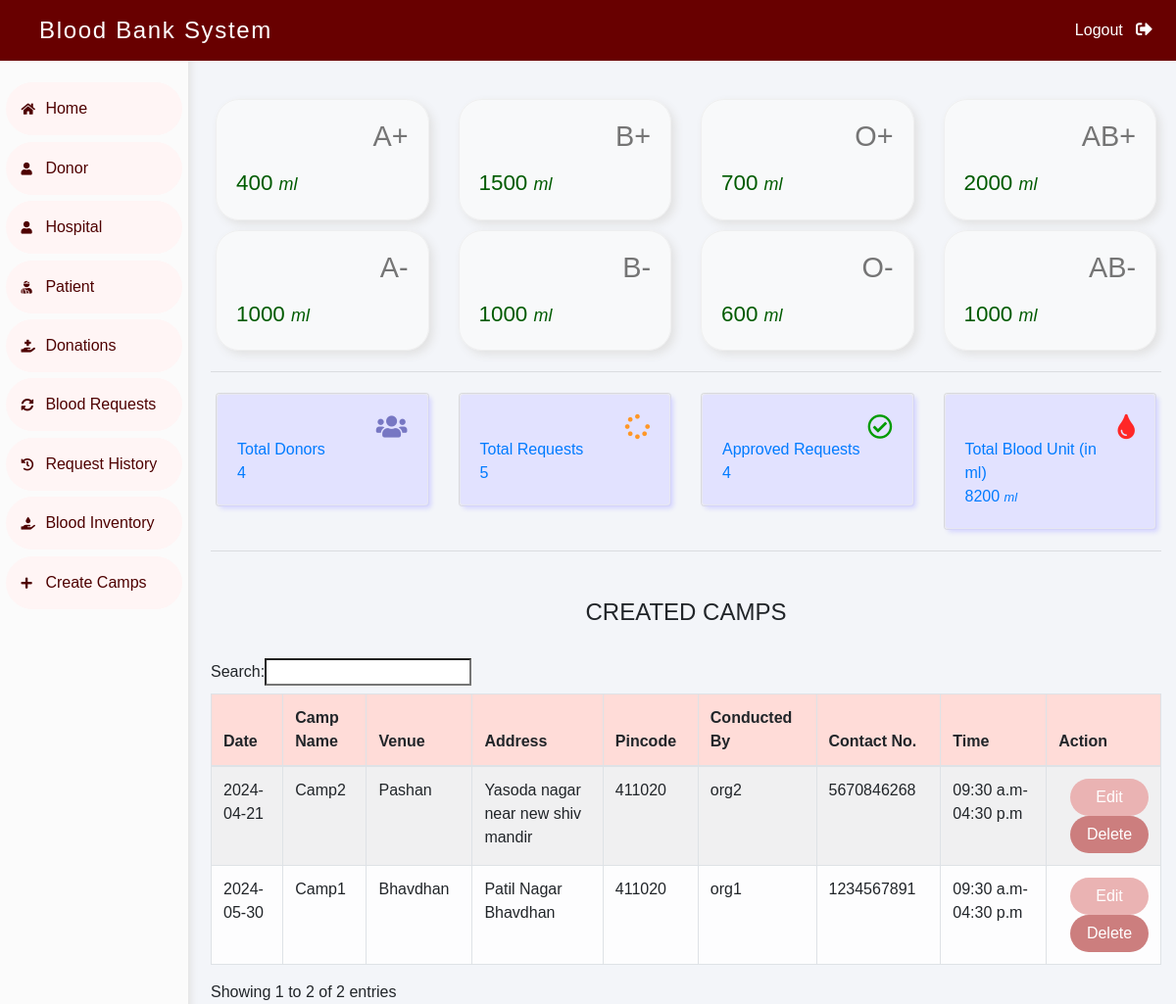
/admin-dashboard (signed in), run on the app's committed database.
### blood/models.py (models this page shows, shortened)
class Stock(models.Model):
    bloodgroup=models.CharField(
        max_length=10
    )
    unit=models.PositiveIntegerField(
        default=0
    )

class DonationCamp(models.Model):
    camp_name = models.CharField(
        max_length=50,
        null=True
    )
    camp_venue = models.CharField(
        max_length=50,
        null=True
    )
    address = models.CharField(
        max_length=50,
        null=True
    )
    pincode = models.CharField(
        max_length=50,
        null=True
    )
    organizer = models.CharField(
        max_length=50,
        null=True
    )
    contact_number = models.CharField(
        max_length=50,
        null=True
    )
    date = models.CharField(
        max_length=50,
        null=True
    )
    starttime = models.CharField(
        max_length=50,
        null=True
    )
    endtime = models.CharField(
        max_length=50,
        null=True
    )

### blood/views.py (the view)
# urls.py: path('admin-dashboard', views.admin_dashboard_view,name='admin-dashboard'),
@login_required(login_url='adminlogin')
def admin_dashboard_view(request):
    totalunit=models.Stock.objects.aggregate(Sum('unit'))
    dict={
        'A1':models.Stock.objects.get(bloodgroup="A+"),
        'A2':models.Stock.objects.get(bloodgroup="A-"),
        'B1':models.Stock.objects.get(bloodgroup="B+"),
        'B2':models.Stock.objects.get(bloodgroup="B-"),
        'AB1':models.Stock.objects.get(bloodgroup="AB+"),
        'AB2':models.Stock.objects.get(bloodgroup="AB-"),
        'O1':models.Stock.objects.get(bloodgroup="O+"),
        'O2':models.Stock.objects.get(bloodgroup="O-"),
        'totaldonors':dmodels.Donor.objects.all().count(),
        'totalbloodunit':totalunit['unit__sum'],
        'totalrequest':models.BloodRequest.objects.all().count(),
        'totalapprovedrequest':models.BloodRequest.objects.all().filter(status='Approved').count()
    }
    camps = models.DonationCamp.objects.all()
    return render(request,'blood/admin_dashboard.html', {'details':dict,'camps':camps})

### templates/blood/admin_dashboard.html (shortened to what this page needs)
{% extends 'blood/adminbase.html' %}
{% block content %}
<br><br>
<div class="container">
    <div class="row">
        <div class="col-sm-3">
            <div class="card bg-light">
                <div class="card-body">
                    <div class="blood">
                        <h2>A+ </h2>
                    </div><br><br>
                    <div class="amount">
                        {{details.A1.unit}} <i>ml</i>
                    </div>
                </div>
            </div>
        </div>
        <div class="col-sm-3">
            <div class="card bg-light">
                <div class="card-body">
                    <div class="blood">
                        <h2>B+ </h2>
                    </div><br><br>
                    <div class="amount">
                        {{details.B1.unit}} <i>ml</i>
                    </div>
                </div>
              </div>
        </div>
        <div class="col-sm-3">
            <div class="card bg-light">
                <div class="card-body">
                    <div class="blood">
                        <h2>O+ </h2>
                    </div><br><br>
                    <div class="amount">
                        {{details.O1.unit}} <i>ml</i>
                    </div>
                </div>
              </div>
          </div>
          <div class="col-sm-3">
            <div class="card bg-light">
                <div class="card-body">
                    <div class="blood">
                        <h2>AB+ </h2>
                    </div><br><br>
                    <div class="amount">
                        {{details.AB1.unit}} <i>ml</i>
                    </div>
                </div>
              </div>
          </div>
      </div>
      <div class="row">
        <div class="col-sm-3">
            <div class="card bg-light">
                <div class="card-body">
                    <div class="blood">
                        <h2>A- </h2>
                    </div><br><br>
                    <div class="amount">
                        {{details.A2.unit}} <i>ml</i>
                    </div>
                </div>
            </div>
        </div>
        <div class="col-sm-3">
            <div class="card bg-light">
                <div class="card-body">
                    <div class="blood">
                        <h2>B- </h2>
                    </div><br><br>
                    <div class="amount">
                        {{details.B2.unit}} <i>ml</i>
                    </div>
                </div>
              </div>
        </div>
        <div class="col-sm-3">
            <div class="card bg-light">
                <div class="card-body">
                    <div class="blood">
                        <h2>O- </h2>
                    </div><br><br>
                    <div class="amount">
                        {{details.O2.unit}} <i>ml</i>
                    </div>
                </div>
              </div>
          </div>
          <div class="col-sm-3">
            <div class="card bg-light">
                <div class="card-body">
                    <div class="blood">
                        <h2>AB- </h2>
                    </div><br><br>
                    <div class="amount">
                        {{details.AB2.unit}} <i>ml</i>
                    </div>
                </div>
              </div>
          </div>
      </div>
<hr>
    <div class="row">
        <div class="col-sm-3">
            <a href="/admin-donor">
                <div class="card bg-light">
                    <div class="card-body otherdetails">
                        <div class="blood">
                            <i class="fas fa-users"></i>
                        </div><br>
                        <div>
                            Total Donors <br>
                            {{details.totaldonors}}
                        </div>
                    </div>
                </div>
            </a>
        </div>
        <div class="col-sm-3">
            <a href="/admin-request-history">
                <div class="card bg-light">
                    <div class="card-body otherdetails">
                        <div class="blood">
                            <i class="fas fa-spinner"  style="color: rgb(255, 151, 39);"></i>
                        </div><br>
                        <div>
                            Total Requests <br>
                           {{details.totalrequest}}
                        </div>
                    </div>
                </div>
            </a>
      </div>
      <div class="col-sm-3">
        <a href="/admin-request-history">
            <div class="card bg-light">
                <div class="card-body otherdetails">
                    <div class="blood">
                        <i class="far fa-check-circle" style="color: rgb(0, 155, 0);"></i>
                    </div><br>
                    <div>
                        Approved Requests <br>
                        {{details.totalapprovedrequest}}
                    </div>
                </div>
            </div>
        </a>
        </div>
        <div class="col-sm-3">
            <a href="#">
                <div class="card bg-light">
                    <div class="card-body otherdetails">
                        <div class="blood">
                            <i class="fas fa-tint xyz" style="color: rgb(255, 39, 39);"></i>
                        </div><br>
                        <div>
                            Total Blood Unit (in ml) <br>
                            {{details.totalbloodunit}} <i>ml</i>
                        </div>
                    </div>
                </div>
            </a>
        </div>
    </div>
<hr>
<div class="tablecontainer mt-5 mb-0">
    <H4 class="text-center">CREATED CAMPS</H4><br>
    <table class="table table-light table-hover table-bordered table-striped">
        <thead class="" style="background-color: #ffdcd8;">
            <tr>
                <th scope="col">Date</th>
                <th scope="col">Camp Name</th>
                <th scope="col">Venue</th>
                <th scope="col">Address</th>
                <th scope="col">Pincode</th>
                <th scope="col">Conducted By</th>
                <th scope="col">Contact No.</th>
                <th scope="col">Time</th>
                <th scope="col">Action</th>
            </tr>
        </thead>
        <tbody>
            {% for camp in camps %}
            <tr>
                <td>{{camp.date}}</td>
                <td> {{camp.camp_name}}</td>
                <td>{{camp.camp_venue}}</td>
                <td>{{camp.address}}</td>
                <td>{{camp.pincode}}</td>
                <td>{{camp.organizer}}</td>
                <td>{{camp.contact_number}}</td>
                <td>{{camp.starttime}}-{{camp.endtime}}</td>
                <td class="text-right">
                    <button class="btn badge-pill" style="width: 80px;background-color: rgb(234, 179, 179);"><a  style="text-decoration: none;color: white;" href="{% url 'edit-camp-details' camp.id %}">Edit</a> </button>
                    <button class="btn badge-pill" style="width: 80px;background-color: rgb(204, 126, 126);"><a  style="text-decoration: none;color: white;" href="{% url 'delete-camp' camp.id  %}">Delete</a> </button>
                </td>
            </tr>
            {% endfor %}
        </tbody>
    </table>
  </div>
</div>
{% endblock content %}

### templates/blood/adminbase.html (style rules this page uses)
.row { padding: 5px; }
.fa-tint { color: red; }
.blood { float: right; }
.fa-users { color: rgb(119, 119, 195); font-size: 3ex; }
.fa-spinner { color: rgb(119, 119, 195); font-size: 3ex; }
.fa-check-circle { color: rgb(119, 119, 195); font-size: 3ex; }
.xyz { color: rgb(119, 119, 195); font-size: 3ex; }
* { margin: 0; padding: 0; box-sizing: border-box; list-style: none; text-decoration: none; font-family: 'Josefin Sans', sans-serif; }
body { background-color: #f3f5f9; }

### templates/blood/admin_dashboard.html (style rules this page uses)
.col-sm-3 { border-radius: 1.5em; }
.col-sm-3 a { text-decoration: none; }
.col-sm-3 > * { border-radius: inherit; border: none; }
.card-body { border: 1px solid #ebebebad; box-shadow: 4px 4px 10px rgb(225, 225, 225); border-radius: inherit; }
.otherdetails { background-color: rgb(226, 226, 255); box-shadow: 3px 3px 5px rgb(211, 211, 255); }
h2 { color: #757575; font-size: 1.8em; }
.amount { font-size: 1.4em; color: rgb(0, 91, 0); }
i { font-size: 0.8em; }

### data on the page
Stock: A1.unit "400"
Stock: B1.unit "1500"
Stock: O1.unit "700"
Stock: AB1.unit "2000"
Stock: A2.unit "1000"
Stock: B2.unit "1000"
Stock: O2.unit "600"
Stock: AB2.unit "1000"
DonationCamp: date "2024-05-30", camp_name "Camp1", camp_venue "Bhavdhan", address "Patil Nagar Bhavdhan", pincode "411020", organizer "org1", contact_number "1234567891", starttime "09:30 a.m", endtime "04:30 p.m"
DonationCamp: date "2024-04-21", camp_name "Camp2", camp_venue "Pashan", address "Yasoda nagar near new shiv mandir", pincode "411020", organizer "org2", contact_number "5670846268", starttime "09:30 a.m", endtime "04:30 p.m"

### other printed values
{{ details.totaldonors }} "4"
{{ details.totalrequest }} "5"
{{ details.totalapprovedrequest }} "4"
{{ details.totalbloodunit }} "8200"
